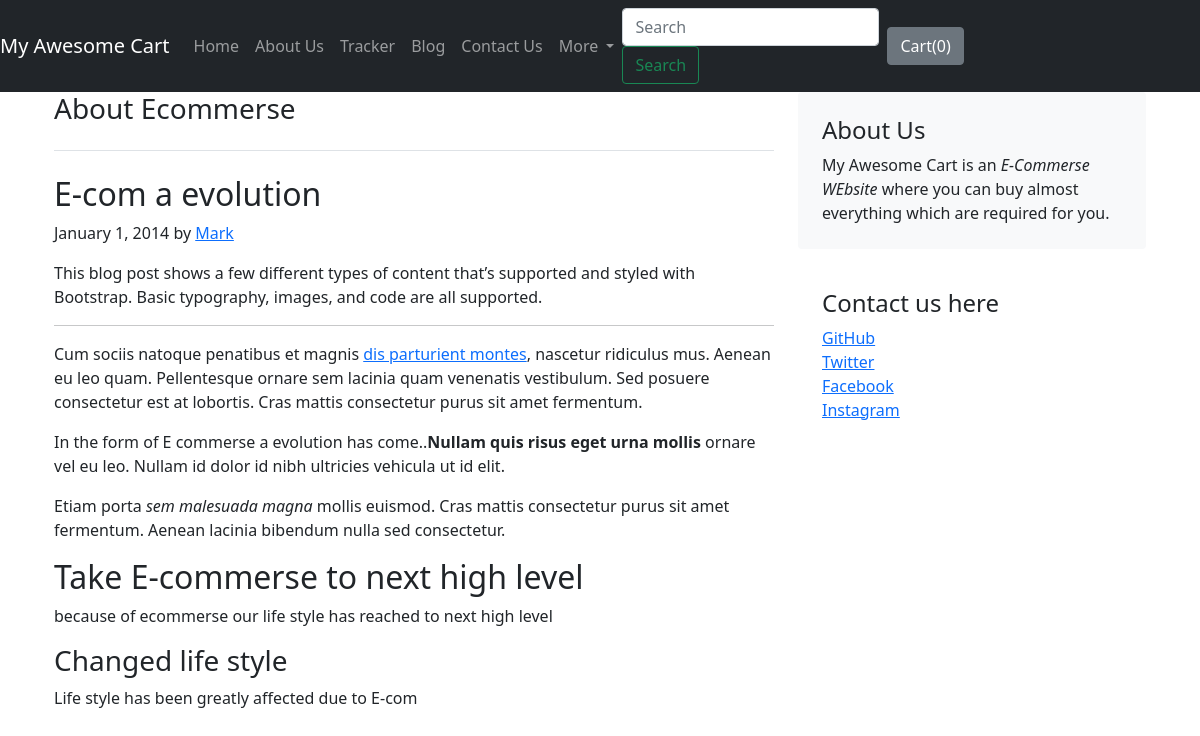
The page /blog/blogpost/1 on the database its author committed.
### blog/models.py (models this page shows, shortened)
class Blogpost(models.Model):
    post_id = models.AutoField(primary_key=True)
    title = models.CharField(max_length=50)
    head0 = models.CharField(max_length=500, default="")
    chead0 = models.CharField(max_length=5000, default="")
    head1 = models.CharField(max_length=500, default="")
    chead1 = models.CharField(max_length=5000, default="")
    head2 = models.CharField(max_length=500, default="")
    chead2 = models.CharField(max_length=5000, default="")
    pub_date = models.DateField()
    thumbnail = models.ImageField(upload_to="shop/images", default="")

### blog/views.py (the view)
# urls.py: path('blogpost/<int:id>', views.blogpost, name="blogPost"),
def blogpost(request, id):
    post = Blogpost.objects.filter(post_id=id)[0]  #first post
    return render(request, 'blog/blogpost.html',{'post':post})

### blog/templates/blog/blogpost.html (shortened to what this page needs)
{% extends 'shop/basic.html' %}
{% block body %}
<div class="container">
  <main role="main" class="container">
  <div class="row">
    <div class="col-md-8 blog-main">
      <h3 class="pb-4 mb-4 font-italic border-bottom">
        {{post.title}}
      </h3>
      <div class="blog-post">
        <h2 class="blog-post-title">{{post.head0}}</h2>
        <p class="blog-post-meta">January 1, 2014 by <a href="#">Mark</a></p>
        <p>This blog post shows a few different types of content that’s supported and styled with Bootstrap. Basic typography, images, and code are all supported.</p>
        <hr>
        <p>Cum sociis natoque penatibus et magnis <a href="#">dis parturient montes</a>, nascetur ridiculus mus. Aenean eu leo quam. Pellentesque ornare sem lacinia quam venenatis vestibulum. Sed posuere consectetur est at lobortis. Cras mattis consectetur purus sit amet fermentum.</p>
        <blockquote>
          <p>{{post.chead0}}<strong>Nullam quis risus eget urna mollis</strong> ornare vel eu leo. Nullam id dolor id nibh ultricies vehicula ut id elit.</p>
        </blockquote>
        <p>Etiam porta <em>sem malesuada magna</em> mollis euismod. Cras mattis consectetur purus sit amet fermentum. Aenean lacinia bibendum nulla sed consectetur.</p>
        <h2>{{post.head1}}</h2>
        <p>{{post.chead1}}</p>
        <h3>{{post.head2}}</h3>
        <p>{{post.chead2}}</p>
      </div>
    </div>
    <aside class="col-md-4 blog-sidebar">
      <div class="p-4 mb-3 bg-light rounded">
        <h4 class="font-italic">About Us</h4>
        <p class="mb-0">My Awesome Cart is an <em>E-Commerse WEbsite</em> where you can buy almost everything which are required for you.</p>
      </div>
      <div class="p-4">
        <h4 class="font-italic">Contact us here</h4>
        <ol class="list-unstyled">
          <li><a href="#">GitHub</a></li>
          <li><a href="#">Twitter</a></li>
          <li><a href="#">Facebook</a></li>
          <li><a href="#">Instagram</a></li>
        </ol>
      </div>
    </aside>
  </div>
</main>
</div>
{% endblock %}

### rows shown on the page
Blogpost: title "About Ecommerse", head0 "E-com a evolution", chead0 "In the form of E commerse a evolution has come..", head1 "Take E-commerse to next high level", chead1 "because of ecommerse our life style has reached to next high level", head2 "Changed life style", chead2 "Life style has been greatly affected due to E-com"
